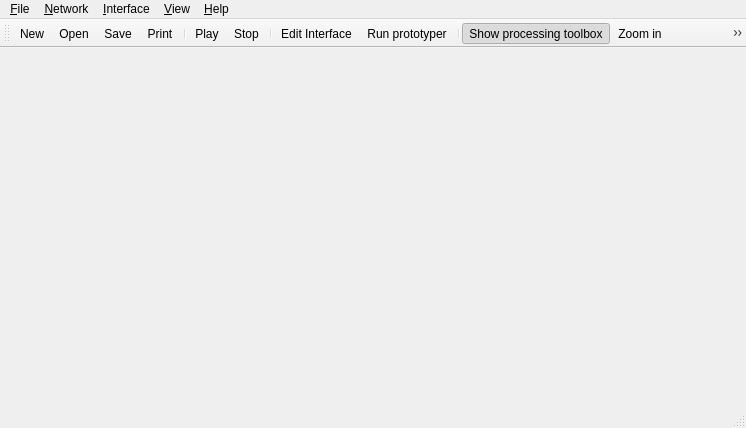
<ui version="4.0" >
 <author></author>
 <comment></comment>
 <exportmacro></exportmacro>
 <class>MainWindow</class>
 <widget class="QMainWindow" name="MainWindow" >
  <property name="geometry" >
   <rect>
    <x>0</x>
    <y>0</y>
    <width>746</width>
    <height>428</height>
   </rect>
  </property>
  <property name="windowTitle" >
   <string>MainWindow</string>
  </property>
  <property name="windowIcon" >
   <iconset/>
  </property>
  <widget class="QWidget" name="centralwidget" >
   <layout class="QHBoxLayout" >
    <property name="margin" >
     <number>9</number>
    </property>
    <property name="spacing" >
     <number>6</number>
    </property>
   </layout>
  </widget>
  <widget class="QMenuBar" name="menubar" >
   <property name="geometry" >
    <rect>
     <x>0</x>
     <y>0</y>
     <width>746</width>
     <height>29</height>
    </rect>
   </property>
   <widget class="QMenu" name="menu_File" >
    <property name="title" >
     <string>&amp;File</string>
    </property>
    <addaction name="action_New" />
    <addaction name="action_Open" />
    <addaction name="action_Open_example" />
    <addaction name="action_Save" />
    <addaction name="action_Save_as" />
    <addaction name="separator" />
    <addaction name="action_Print" />
    <addaction name="separator" />
    <addaction name="action_Quit" />
   </widget>
   <widget class="QMenu" name="menu_Interface" >
    <property name="title" >
     <string>&amp;Interface</string>
    </property>
    <addaction name="action_Edit_Interface" />
    <addaction name="action_Run_prototyper" />
   </widget>
   <widget class="QMenu" name="menu_Network" >
    <property name="title" >
     <string>&amp;Network</string>
    </property>
    <addaction name="action_Play" />
    <addaction name="action_Stop" />
   </widget>
   <widget class="QMenu" name="menuHelp" >
    <property name="title" >
     <string>&amp;Help</string>
    </property>
    <addaction name="action_Whats_this" />
    <addaction name="action_Online_tutorial" />
    <addaction name="action_About" />
   </widget>
   <widget class="QMenu" name="menu_View" >
    <property name="title" >
     <string>&amp;View</string>
    </property>
    <addaction name="action_Show_processing_toolbox" />
    <addaction name="action_Default_zoom" />
    <addaction name="action_Zoom_in" />
    <addaction name="action_Zoom_out" />
   </widget>
   <addaction name="menu_File" />
   <addaction name="menu_Network" />
   <addaction name="menu_Interface" />
   <addaction name="menu_View" />
   <addaction name="menuHelp" />
  </widget>
  <widget class="QStatusBar" name="statusbar" >
   <property name="geometry" >
    <rect>
     <x>0</x>
     <y>406</y>
     <width>746</width>
     <height>22</height>
    </rect>
   </property>
  </widget>
  <widget class="QToolBar" name="toolBar" >
   <property name="windowTitle" >
    <string>Main ToolBar</string>
   </property>
   <property name="orientation" >
    <enum>Qt::Horizontal</enum>
   </property>
   <attribute name="toolBarArea" >
    <number>4</number>
   </attribute>
   <addaction name="action_New" />
   <addaction name="action_Open" />
   <addaction name="action_Save" />
   <addaction name="action_Print" />
   <addaction name="separator" />
   <addaction name="action_Play" />
   <addaction name="action_Stop" />
   <addaction name="separator" />
   <addaction name="action_Edit_Interface" />
   <addaction name="action_Run_prototyper" />
   <addaction name="separator" />
   <addaction name="action_Show_processing_toolbox" />
   <addaction name="action_Zoom_in" />
   <addaction name="action_Default_zoom" />
   <addaction name="action_Zoom_out" />
   <addaction name="separator" />
   <addaction name="action_Online_tutorial" />
   <addaction name="action_Whats_this" />
  </widget>
  <action name="action_New" >
   <property name="icon" >
    <iconset resource="images.qrc" >:/icons/images/filenew.png</iconset>
   </property>
   <property name="text" >
    <string>&amp;New</string>
   </property>
   <property name="iconText" >
    <string>New</string>
   </property>
   <property name="shortcut" >
    <string>Ctrl+N</string>
   </property>
  </action>
  <action name="action_Open" >
   <property name="icon" >
    <iconset resource="images.qrc" >:/icons/images/fileopen.png</iconset>
   </property>
   <property name="text" >
    <string>&amp;Open</string>
   </property>
   <property name="shortcut" >
    <string>Ctrl+O</string>
   </property>
  </action>
  <action name="action_Open_example" >
   <property name="icon" >
    <iconset resource="images.qrc" >:/icons/images/fileopen.png</iconset>
   </property>
   <property name="text" >
    <string>Open e&amp;xample</string>
   </property>
   <property name="shortcut" >
    <string>Ctrl+E</string>
   </property>
  </action>
  <action name="action_Play" >
   <property name="icon" >
    <iconset resource="images.qrc" >:/icons/images/player_play.png</iconset>
   </property>
   <property name="text" >
    <string>Play</string>
   </property>
   <property name="shortcut" >
    <string>Space</string>
   </property>
  </action>
  <action name="action_Save" >
   <property name="icon" >
    <iconset resource="images.qrc" >:/icons/images/filesave.png</iconset>
   </property>
   <property name="text" >
    <string>&amp;Save</string>
   </property>
   <property name="shortcut" >
    <string>Ctrl+S</string>
   </property>
  </action>
  <action name="action_Stop" >
   <property name="icon" >
    <iconset resource="images.qrc" >:/icons/images/player_stop.png</iconset>
   </property>
   <property name="text" >
    <string>Stop</string>
   </property>
   <property name="shortcut" >
    <string>Esc</string>
   </property>
  </action>
  <action name="action_Save_as" >
   <property name="icon" >
    <iconset resource="images.qrc" >:/icons/images/filesaveas.png</iconset>
   </property>
   <property name="text" >
    <string>Save &amp;as</string>
   </property>
  </action>
  <action name="action_Quit" >
   <property name="icon" >
    <iconset resource="images.qrc" >:/icons/images/exit.png</iconset>
   </property>
   <property name="text" >
    <string>&amp;Quit</string>
   </property>
  </action>
  <action name="action_About" >
   <property name="icon" >
    <iconset resource="images.qrc" >:/icons/images/NetworkEditor-icon.png</iconset>
   </property>
   <property name="text" >
    <string>&amp;About</string>
   </property>
  </action>
  <action name="action_Show_processing_toolbox" >
   <property name="checkable" >
    <bool>true</bool>
   </property>
   <property name="checked" >
    <bool>true</bool>
   </property>
   <property name="icon" >
    <iconset resource="images.qrc" >:/icons/images/view_tree.png</iconset>
   </property>
   <property name="text" >
    <string>Show &amp;processing toolbox</string>
   </property>
  </action>
  <action name="action_Whats_this" >
   <property name="icon" >
    <iconset resource="images.qrc" >:/icons/images/contexthelp.png</iconset>
   </property>
   <property name="text" >
    <string>&amp;What's this</string>
   </property>
   <property name="shortcut" >
    <string/>
   </property>
  </action>
  <action name="action_Online_tutorial" >
   <property name="icon" >
    <iconset resource="images.qrc" >:/icons/images/help.png</iconset>
   </property>
   <property name="text" >
    <string>Online tutorial</string>
   </property>
  </action>
  <action name="action_Run_prototyper" >
   <property name="icon" >
    <iconset resource="images.qrc" >:/icons/images/exec.png</iconset>
   </property>
   <property name="text" >
    <string>Run prototyper</string>
   </property>
  </action>
  <action name="action_Print" >
   <property name="icon" >
    <iconset resource="images.qrc" >:/icons/images/fileprint.png</iconset>
   </property>
   <property name="text" >
    <string>Print</string>
   </property>
  </action>
  <action name="action_Edit_Interface" >
   <property name="icon" >
    <iconset resource="images.qrc" >:/icons/images/designer.png</iconset>
   </property>
   <property name="text" >
    <string>&amp;Edit Interface</string>
   </property>
  </action>
  <action name="action_Zoom_in" >
   <property name="icon" >
    <iconset resource="images.qrc" >:/icons/images/viewmag+.png</iconset>
   </property>
   <property name="text" >
    <string>Zoom &amp;in</string>
   </property>
  </action>
  <action name="action_Zoom_out" >
   <property name="icon" >
    <iconset resource="images.qrc" >:/icons/images/viewmag-.png</iconset>
   </property>
   <property name="text" >
    <string>Zoom &amp;out</string>
   </property>
  </action>
  <action name="action_Default_zoom" >
   <property name="icon" >
    <iconset resource="images.qrc" >:/icons/images/viewmag1.png</iconset>
   </property>
   <property name="text" >
    <string>&amp;Default zoom</string>
   </property>
  </action>
 </widget>
 <pixmapfunction></pixmapfunction>
 <resources>
  <include location="images.qrc" />
 </resources>
 <connections/>
</ui>
